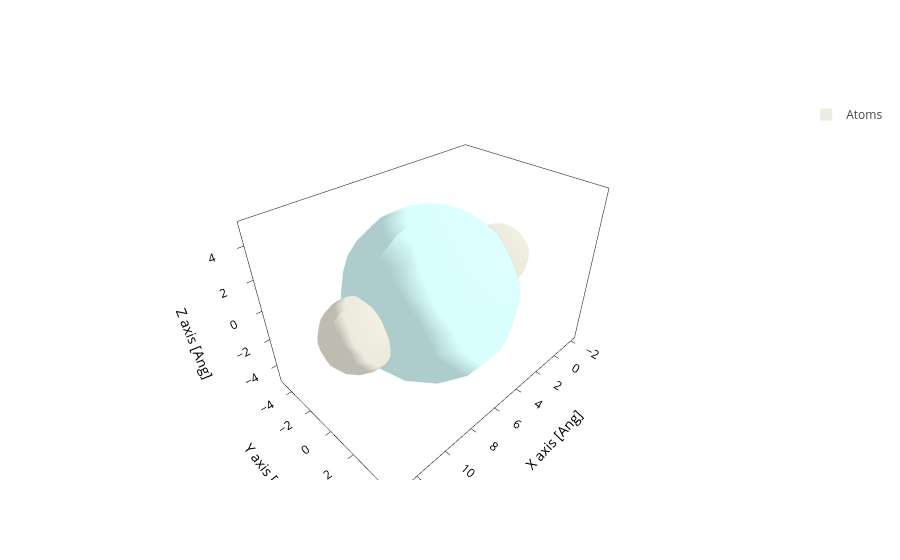

Notebook code cell kept with this figure:
### Markdown cell above
<div class="alert alert-info">

Note

The configuration could also store an associated matrix (e.g. the target matrix), however we are not going to use it for now.

</div>

Let's see **what this configuration looks like**. We can convert it to a `sisl` geometry and plot it (or you could also plot the points yourself):

### Code cell
geometry = config.to_sisl_geometry()
geometry.plot(show_cell=False, atoms_style={"size": geometry.maxR(all=True)})

### Figure 1 — Plotly figure (JSON) as saved in the notebook; plotly's stock layout.template omitted (floating-point values rounded to 4 significant figures; data arrays with more than 128 entries replaced by an {"elided": "..."} marker saying what was removed)
{"data": [{"alphahull": 0, "color": "#EDEADE", "hovertemplate": "%{meta.position}", "legendgroup": "Atoms", "meta": {"meta": {"Atoms_i": 0}, "position": "(0.00, 0.00, 0.00)"}, "name": "Atoms", "opacity": 1, "showlegend": true, "showscale": false, "type": "mesh3d", "x": {"elided": "225 float values"}, "y": {"elided": "225 float values"}, "z": {"elided": "225 float values"}}, {"alphahull": 0, "color": "#D9FFFF", "hovertemplate": "%{meta.position}", "legendgroup": "Atoms", "meta": {"meta": {"Atoms_i": 1}, "position": "(6.00, 0.00, 0.00)"}, "name": "Atoms", "opacity": 1, "showlegend": false, "showscale": false, "type": "mesh3d", "x": {"elided": "225 float values"}, "y": {"elided": "225 float values"}, "z": {"elided": "225 float values"}}, {"alphahull": 0, "color": "#EDEADE", "hovertemplate": "%{meta.position}", "legendgroup": "Atoms", "meta": {"meta": {"Atoms_i": 2}, "position": "(11.00, 0.00, 0.00)"}, "name": "Atoms", "opacity": 1, "showlegend": false, "showscale": false, "type": "mesh3d", "x": {"elided": "225 float values"}, "y": {"elided": "225 float values"}, "z": {"elided": "225 float values"}}], "layout": {"scene": {"aspectmode": "data", "xaxis": {"title": {"text": "X axis [Ang]"}}, "yaxis": {"title": {"text": "Y axis [Ang]"}}, "zaxis": {"title": {"text": "Z axis [Ang]"}}}, "xaxis": {"scaleanchor": "y", "scaleratio": 1, "title": {"text": "X axis [Ang]"}}, "yaxis": {"title": {"text": "Y axis [Ang]"}}}}
